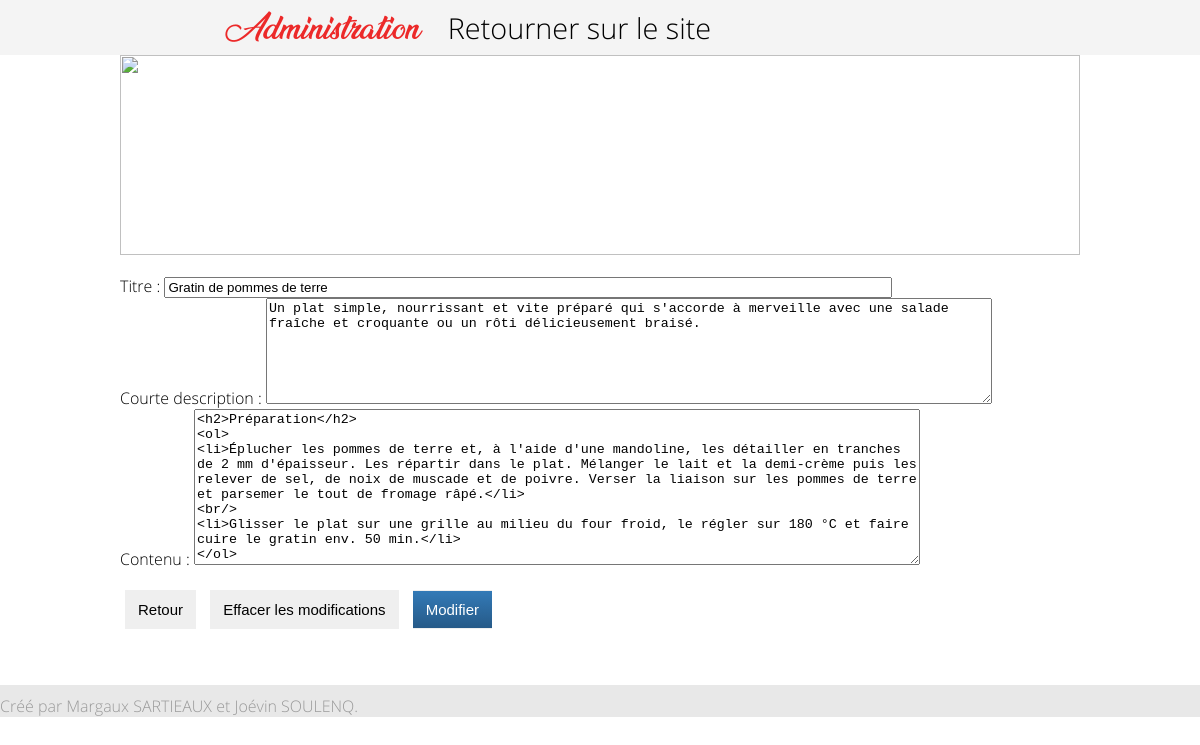
The app's page /admin/edit.php?id=2 with its own data.
### tables this page shows
CREATE TABLE IF NOT EXISTS blog (
  id_blog		INTEGER NOT NULL AUTO_INCREMENT,
  titre			VARCHAR(255) NOT NULL,
  courte_description	TEXT NOT NULL,
  contenu		TEXT NOT NULL,
  date			TIMESTAMP NOT NULL DEFAULT CURRENT_TIMESTAMP,
  PRIMARY KEY (id_blog)
);

### admin/edit.php (the view, shortened to what this page needs)
<!DOCTYPE html>
<html>
  <head>
    <link rel="stylesheet" href="../css/style.css">
  </head>
  <body>
    <header>
      <nav class="menu-horisontal">
        <a href="index.php" class="logo">Administration</a>
        <a href="../index.html" class="liens">Retourner sur le site</a>
      </nav>
    </header>
  <div id="contenu">
    <section>
<?php
  require "../inc/config.php";
  $data = null;
  if(!empty($_GET["id"])) {
    $result = $conn->prepare("SELECT * FROM blog WHERE id_blog = ?");
    $result->execute([$_GET["id"]]);
    $data = $result->fetch();
  }
?>
      <form method="post" action="edit.php">
        <img id="imgArticle" src="/projetMilan/img/<?= $_GET["id"] ?>.jpg">
        <label for="titre">Titre :</label>
        <input type="text" id="titre" name="titre" value="<?= htmlspecialchars($data["titre"]); ?>"/>
        <br/>
        <label for="courte_description">Courte description : </label>
        <textarea id="courte_description" name="courte_description" style="height:100px;" rows="3"><?= htmlspecialchars($data["courte_description"]); ?></textarea>
        <br/>
        <label for="contenu">Contenu : </label>
        <textarea d="contenu" id="contenu" name="contenu" style="height:150px;" rows="3"><?= htmlspecialchars($data["contenu"]); ?></textarea>
        <br/>
        <div class="boutons">
          <button type="reset" onclick="history.back()">Retour</button>
          <button type="reset">Effacer les modifications</button>
          <button type="submit">Modifier</button>
        </div>
      </form>
    </section>
    <footer>Créé par Margaux SARTIEAUX et Joévin SOULENQ.</footer>
    </div>
  </body>
</html>

### css/style.css (style rules this page uses)
html { position: relative; min-height: 100%; }
body { font-family: "Open Sans", Helvetica, sans-serif; overflow-x:hidden; box-sizing: border-box; margin: 0 0 100px; }
section { position: relative; padding: 0px 10%; }
a { color:#008cba; text-decoration:none; }
.menu-horisontal a { position: relative; color:black; padding: 10px; }
.menu-horisontal { padding: 8px 10%; font-size: 1.8em; background: #f4f4f4F4; }
a.logo { color:#ec2929; font-family: "Ananda Black", Helvetica, sans-serif; transition:margin-left 0.5s; }
img { max-width: 100%; height: auto; }
#contenu { transition:margin-left 0.5s; overflow: hidden; }
button { text-align: center; background-image: none; border: 1px solid transparent; padding: 8px 12px; font-size: 15px; line-height: 1.4; margin: 20px 5px; }
button[type=submit] { background-image: linear-gradient(to bottom, #337AB7 0px, #265A88 100%); background-repeat: repeat-x; color: #FFF; }
footer { background-color: #e8e8e8; color:#999999; padding-top: 10px; position: absolute; min-width: 100%; margin-top: 3%; }
@media (min-width: 865px) { .menu-horisontal a { left:10%; } }

### admin/edit.php (style rules this page uses)
input, textarea, select { margin: 0px 0px; width: 75%; resize: vertical; }
#imgArticle { width: 100%; height: 25vh; object-fit: cover; margin-bottom: 20px; }

### records on screen
blog: titre "Gratin de pommes de terre", courte_description "Un plat simple, nourrissant et vite préparé qui s'accorde à merveille avec une salade fraîche et croquante ou un rôti délicieusement braisé.", contenu "<h2>Préparation</h2> <ol> <li>Éplucher les pommes de terre et, à l'aide d'une mandoline, les détailler en tranches de 2 mm d'épaisseur. Les répartir dans le plat. Mélanger le lait et la demi-crème puis les relever de sel, de noix de muscade et de poivre. Verser la liaison sur les pommes de terre et parsemer le tout de fromage râpé.</li> <br/> <li>Glisser le plat sur une grille au milieu du four froid, le régler sur 180 °C et faire cuire le gratin env. 50 min.</li> </ol>"
